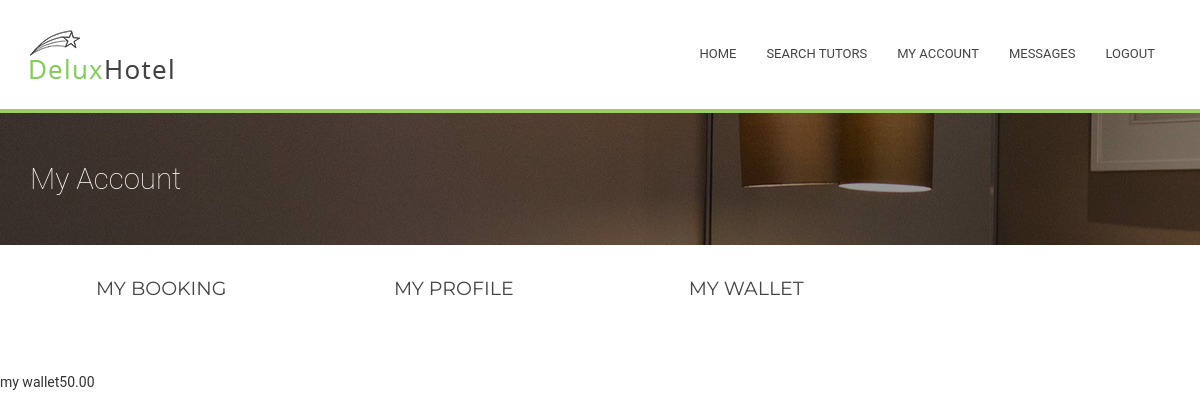
Before: /Tutorial/5/myAccount/mywallet/ (signed in) with the older database file.
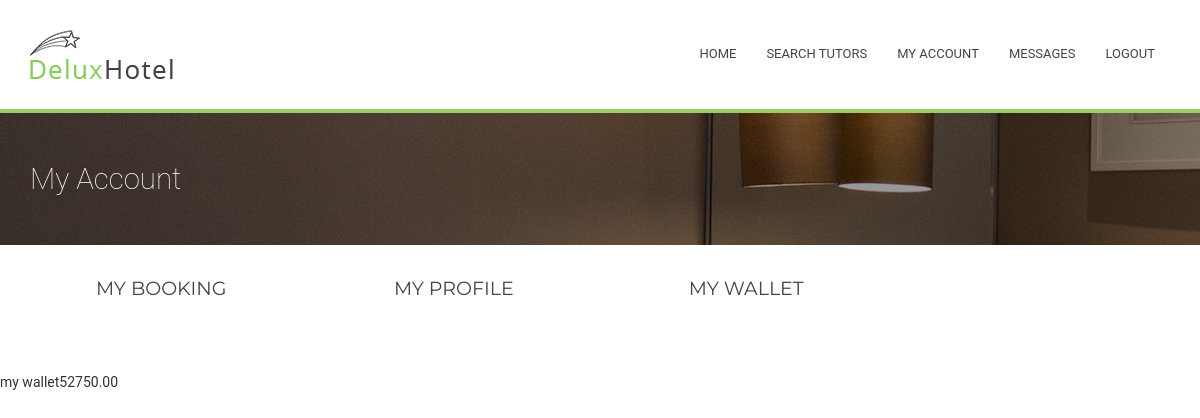
After: the same page with the newer database file.
### Tutorial/models.py (models this page shows, shortened)
class MyUser(models.Model):
    user = models.ForeignKey(User, on_delete = models.CASCADE )
    wallet = models.ForeignKey(Wallet, on_delete = models.CASCADE)

class Wallet(models.Model):
    balance = models.DecimalField(max_digits=10, decimal_places=2, default=0.0)

### Tutorial/views.py (the view)
# urls.py: url(r'^(?P<myuser_id>[0-9]+)/myAccount/mywallet/$', views.mywallet, name='mywallet'),
def mywallet(request, myuser_id):
    if not request.user.is_authenticated(): #visitor or client
        return render(request, 'home.html')
    myuser = MyUser.objects.get(user=request.user) #myuser = get_object_or_404(MyUser, pk=myuser_id)
    return render(request, 'myaccount/mywallet.html', {'user':myuser })

### Tutorial/templates/myaccount/mywallet.html (shortened to what this page needs)
{% extends "myaccount/myaccount.html" %}
{% block right %}
    <table>
    <tr>
        <td>my wallet</td>
        <td>{{user.id}}</td>
        <td>{{user.wallet.balance}} </td>
    </tr>
    </table>
{% endblock %}

Changed rows visible on the page:
changed through a linked row, MyUser id 5: wallet.balance "0.00" → "2750.00"
